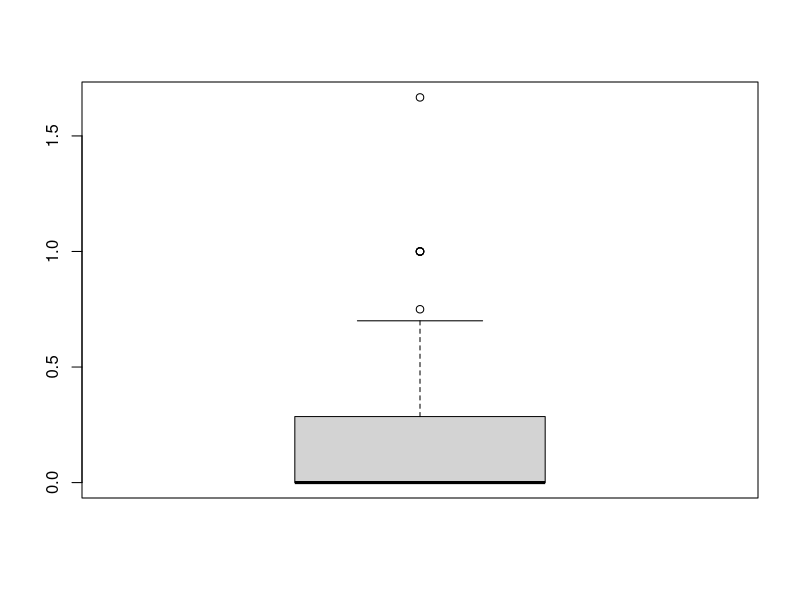
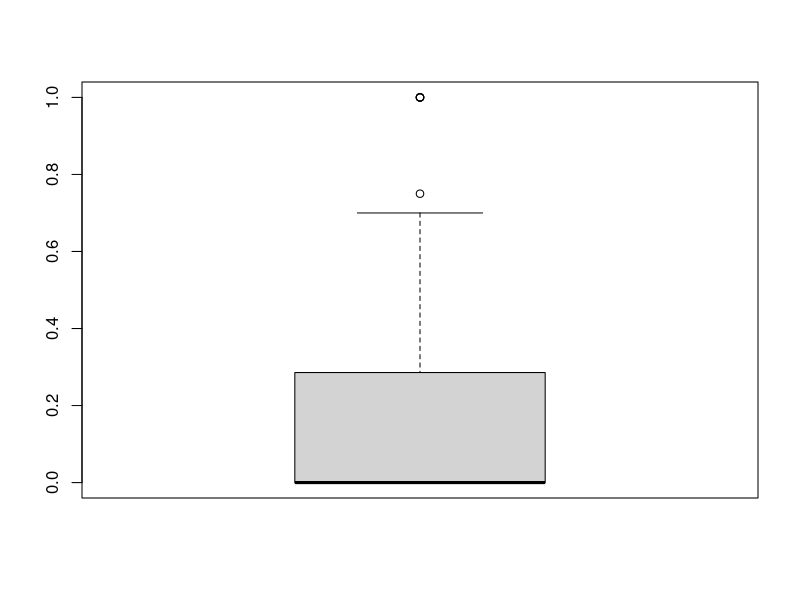
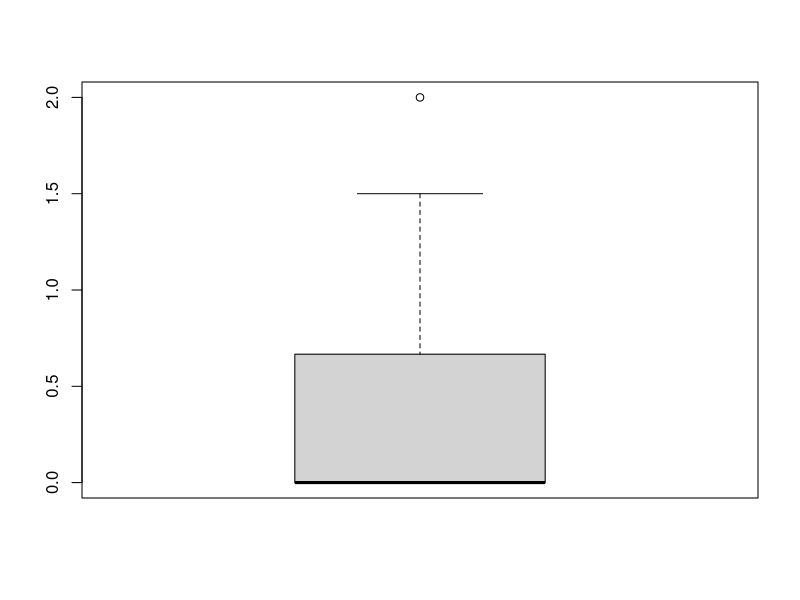
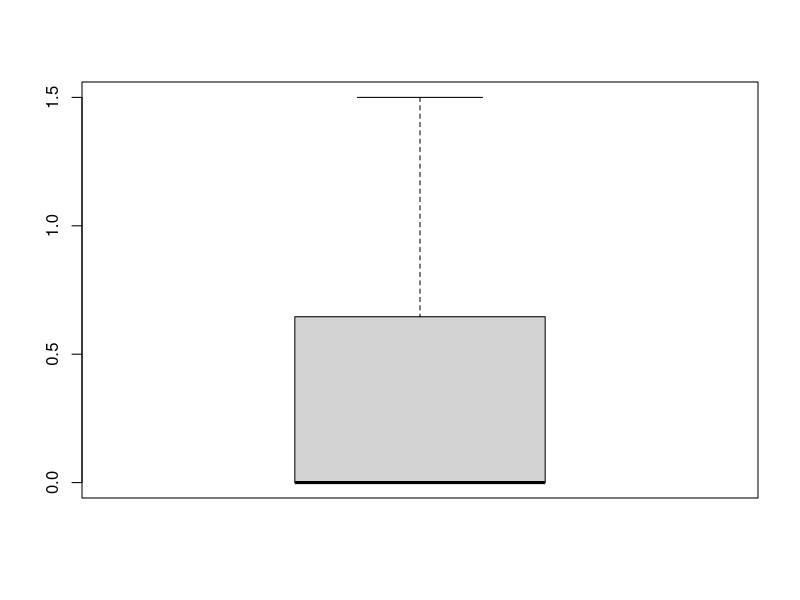

Source code (R) for these figures, in order:
library(dplyr); library(ggplot2); library(cowplot)
library(car); library(fitdistrplus); library(psych)

#read data
ryukyu <- read.csv("data-ryukyu-final-dental.csv", stringsAsFactors = TRUE)

#filter by site for descriptives
kanna <- filter(ryukyu, site=="Kanna")
nagabaka <- filter(ryukyu, site=="Nagabaka")
yatchi <- filter(ryukyu, site=="Yatchi")

#add new columns without outliers
#find hypoplasia outlier
hypo.outliers <- boxplot(ryukyu$hypoplasia.frequency)$out
hypo.outliers
#remove hypoplasia outlier
ryukyu$hypoplasia.frequency.out <- replace(ryukyu$hypoplasia.frequency,
    ryukyu$hypoplasia.frequency > 1.5, NA)
#test hypoplasia outlier was removed
hypo.outliers2 <- boxplot(ryukyu$hypoplasia.frequency.out)$out
hypo.outliers2

#find calculus outlier
calc.outliers <- boxplot(ryukyu$calculus.frequency)$out
calc.outliers
#remove calculusoutlier
ryukyu$calculus.frequency.out <- replace(ryukyu$calculus.frequency,
    ryukyu$calculus.frequency > 1.5, NA)
#test calculus outlier was removed
calc.outliers2 <- boxplot(ryukyu$calculus.frequency.out)$out
calc.outliers2

#save data
write.csv(ryukyu, "data-ryukyu-final-dental out.csv")
